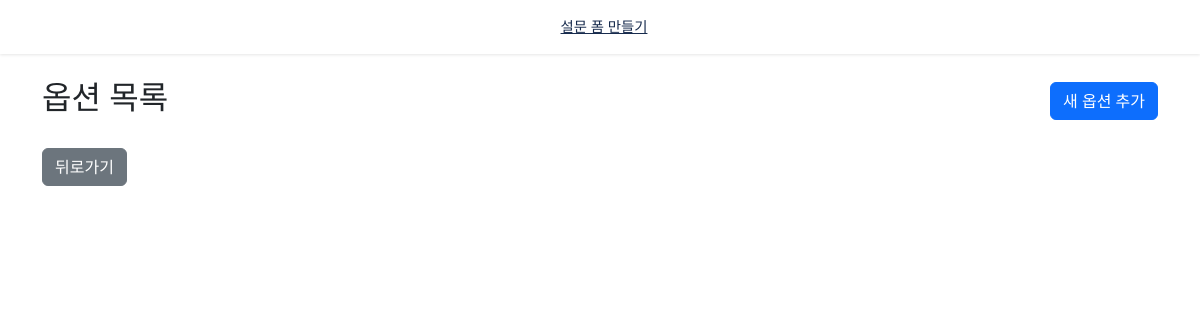
The page /basiccontent/posts/option/1/list/ on the database as committed earlier.
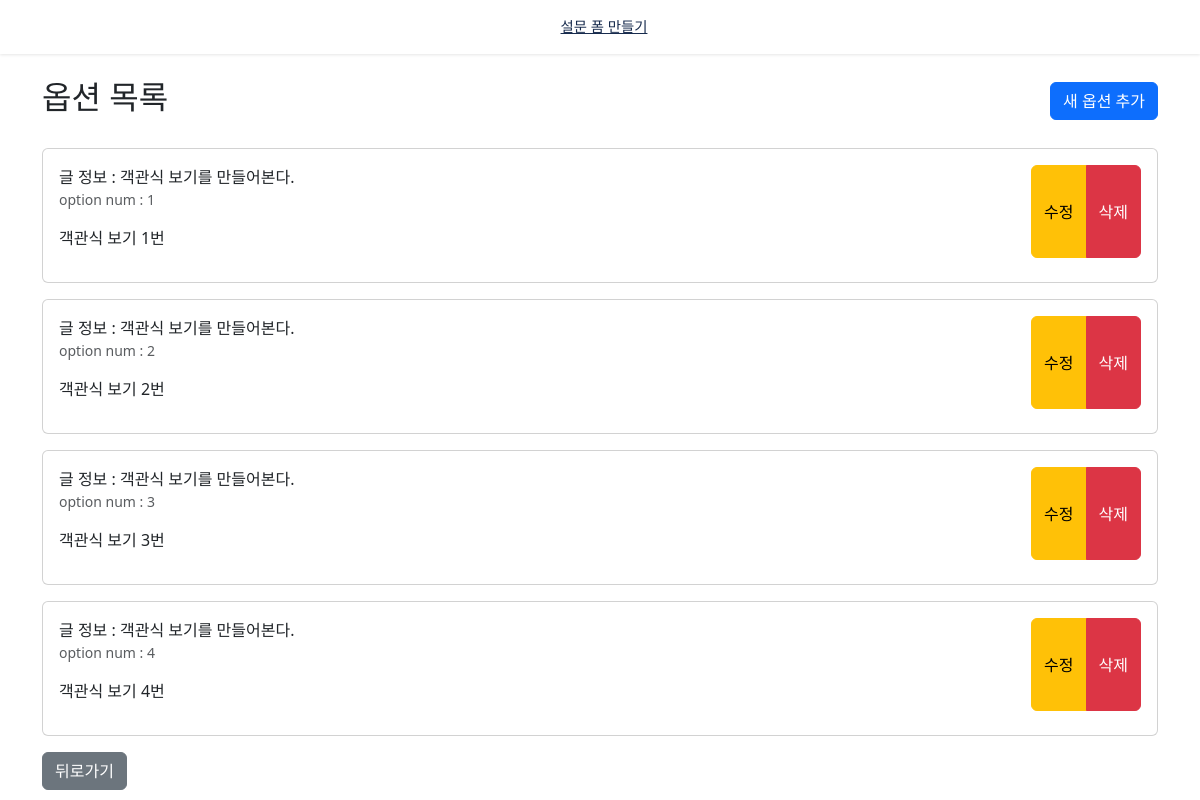
The same page on the database as committed later.
### basiccontent/models.py (models this page shows, shortened)
class SubPost(models.Model):
    main_post = models.ForeignKey(MainPost, on_delete=models.CASCADE, related_name="sub_posts")
    post_type = models.ForeignKey(PostType, on_delete=models.CASCADE, verbose_name="글 유형")
    title = models.CharField(max_length=255, verbose_name="서브 제목")
    description = models.TextField(null=True, blank=True, verbose_name="내용")
    necessary = models.BooleanField(default=True, verbose_name="필수 여부")  # 필수 응답인지 표시
    created_at = models.DateTimeField(auto_now_add=True)
    updated_at = models.DateTimeField(auto_now=True)
    class Meta:
        verbose_name = "실제 문항"

class PostOptions(models.Model):
    post = models.ManyToManyField(SubPost)
    option_order = models.PositiveIntegerField(default=1, verbose_name="서브필드 순서")
    description = models.TextField(null=True, blank=True, verbose_name="서브필드 내용")
    class Meta:
        verbose_name = "객관식 보기"

### basiccontent/views.py (the view)
# urls.py: path('posts/option/<int:subpost_id>/list/', views.PostOptionListView.as_view(), name='option-list'),
class PostOptionListView(ListView):
    model = PostOptions
    template_name = 'basiccontent/postoptions/post_option_list.html'
    context_object_name = 'post_options'
    def get_queryset(self):
        subpost_id = self.kwargs.get('subpost_id')
        post_options = PostOptions.objects.filter(post__in=[subpost_id]).prefetch_related('post').order_by('option_order')
        return post_options
    def get_context_data(self, **kwargs):
        context = super().get_context_data(**kwargs)
        context['subpost_id'] = self.kwargs.get('subpost_id')
        context['subpost_first'] = SubPost.objects.filter(id=self.kwargs.get('subpost_id')).first()
        return context

### templates/basiccontent/postoptions/post_option_list.html (shortened to what this page needs)
{% extends 'base.html' %}
{% block content %}
<div class="container mt-4">
    <div class="d-flex justify-content-between align-items-center mb-4">
        <h1 class="h2">옵션 목록</h1>
        <button
            class="btn btn-primary"
            hx-get="{% url 'basiccontent:option-create' post_id %}"
            hx-target="#form-dialog"
            hx-trigger="click">
            새 옵션 추가
        </button>
    </div>
    <div id="options-list">
        {% for post_option in post_options %}
        <div class="card mb-3" id="post_option-{{ post_option.id }}">
            <div class="card-body">
                <div class="row">
                    <div class="col-md-8">
                        {% for post in post_option.post.all %}
                            <h7 class="card-title">글 정보 : {{ post.title }}</h7>
                        {% endfor %}
                        <p class="text-muted small">option num : {{ post_option.option_order }}</p>
                        <p class="card-text mt-2">{{ post_option.description|linebreaks }}</p>
                    </div>
                    <div class="col-md-4">
                        <div class="d-flex justify-content-end h-100">
                            <div class="btn-group">
                                <button
                                    class="btn btn-warning mb-2"
                                    hx-get="{% url 'basiccontent:option-update' post_option.id %}"
                                    hx-target="#form-dialog">
                                    수정
                                </button>
                                <button
                                    class="btn btn-danger mb-2"
                                    hx-delete="{% url 'basiccontent:option-delete' post_option.id %}"
                                    hx-target="#post_option-{{ post_option.id }}"
                                    hx-confirm="정말 삭제하시겠습니까?">
                                    삭제
                                </button>
                            </div>
                        </div>
                    </div>
                </div>
            </div>
        </div>
        {% endfor %}
    </div>
    <button type="button" class="btn btn-secondary" onclick="history.back()">뒤로가기</button>
</div>
{% endblock %}

Rows that differ between the two databases and show on the page:
added PostOptions: option_order "1", description "객관식 보기 1번"
added SubPost: title "객관식 보기를 만들어본다."
now on this page (row edited): PostOptions: option_order "2", description "객관식 보기 2번"
added PostOptions: option_order "3", description "객관식 보기 3번"
added PostOptions: option_order "4", description "객관식 보기 4번"
